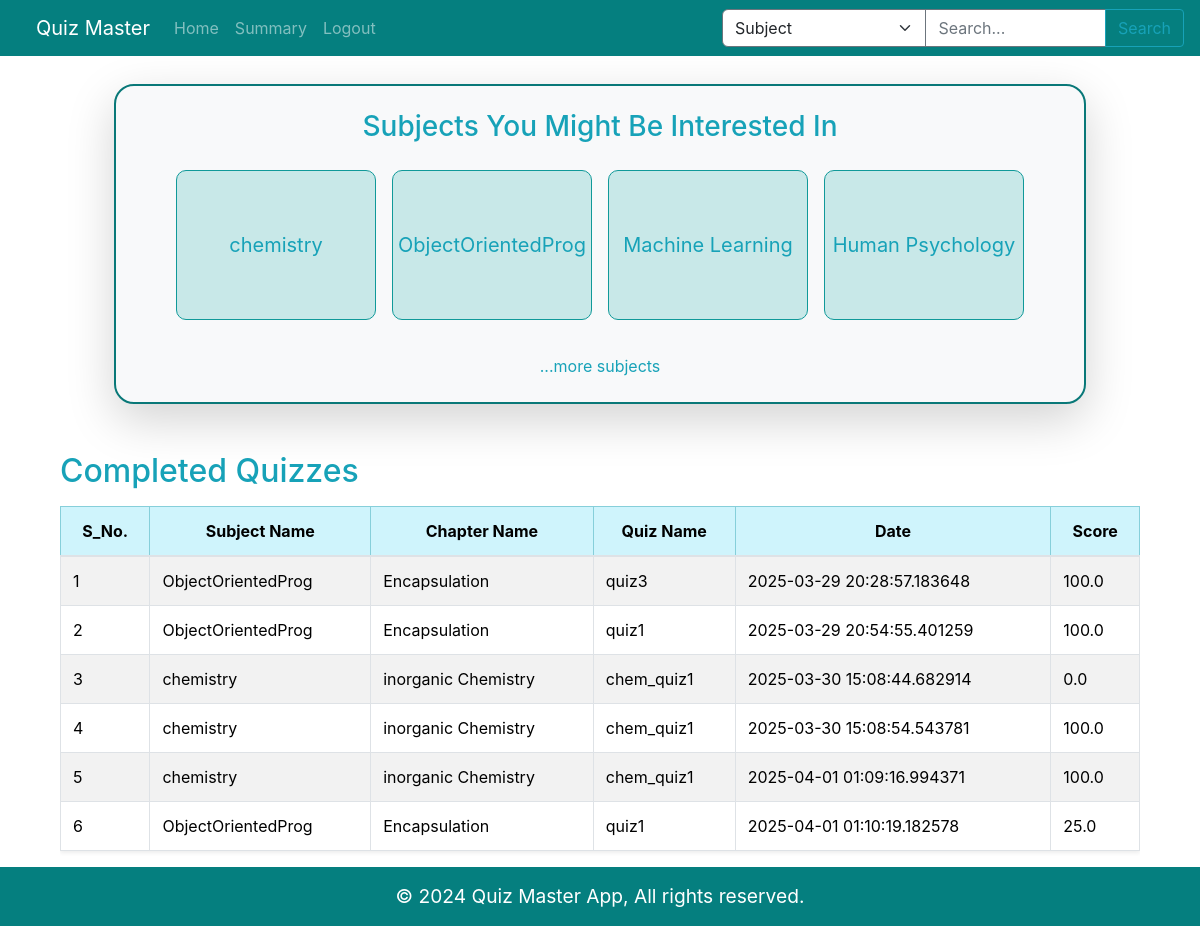
Page /customer_homepage (signed in) on the committed database.
### app/models.py (models this page shows)
class Subject(db.Model):
    __tablename__ = 'subject'
    sub_id = db.Column(db.String, primary_key=True, nullable=False)
    sub_name = db.Column(db.String, nullable=False)
    sub_desc = db.Column(db.String)
    chapters = db.relationship('Chapter', backref='subject', cascade='all, delete-orphan')
    questions = db.relationship('Question', backref='subject', cascade='all, delete-orphan')

class Score(db.Model):
    __tablename__ = 'score'
    score_id = db.Column(db.String, primary_key=True, nullable=False)
    q_id = db.Column(db.String, db.ForeignKey('quiz.q_id'), nullable=False)
    user_id = db.Column(db.String, db.ForeignKey('users.user_id'), nullable=False)
    time_stamp = db.Column(db.DateTime)
    total_score = db.Column(db.Float)

class Chapter(db.Model):
    __tablename__ = 'chapter'
    chp_id = db.Column(db.String, primary_key=True, nullable=False)
    chp_name = db.Column(db.String, nullable=False)
    chp_desc = db.Column(db.String)
    sub_id = db.Column(db.String, db.ForeignKey('subject.sub_id'), nullable=False)
    quizzes = db.relationship('Quiz', backref='chapter', cascade='all, delete-orphan')
    questions = db.relationship('Question', backref='chapter', cascade='all, delete-orphan')

class Quiz(db.Model):
    __tablename__ = 'quiz'
    q_id = db.Column(db.String, primary_key=True, nullable=False)
    q_name = db.Column(db.String, nullable=False)
    chp_id = db.Column(db.String, db.ForeignKey('chapter.chp_id'), nullable=False)
    sub_id = db.Column(db.String, db.ForeignKey('subject.sub_id'), nullable=False)
    date_of_quiz = db.Column(db.Date)
    time_dur = db.Column(db.Time)
    scores = db.relationship('Score', backref='quiz', cascade='all, delete-orphan')

### app/routes.py (the view)
@main.route('/customer_homepage',methods=['GET','POST'])
@login_required
@role_required('customer')
def customer_homepage():
    user=session['user_id']
    scores = db.session.query(
        Score.total_score,
        Quiz.q_name,
        Chapter.chp_name,
        Subject.sub_name,
        Score.time_stamp
    ).join(Quiz, Score.q_id == Quiz.q_id) \
     .join(Chapter, Quiz.chp_id == Chapter.chp_id) \
     .join(Subject, Quiz.sub_id == Subject.sub_id) \
     .filter(Score.user_id == user) \
     .all()
    subject_list = Subject.query.limit(4).all()
    return render_template('customer_home.html', subjects=subject_list, scores=scores)

### app/routes.py (called while the page is built)
def login_required(f):
    @wraps(f)
    def decorated_function(*args, **kwargs):
        if 'user_id' not in session:
            flash('Login to start !!','error')
            return redirect(url_for('main.login'))
        return f(*args, **kwargs)
    return decorated_function

def role_required(type):
    def decorator(f):
        @wraps(f)
        def decorated_function(*args, **kwargs):
            if session.get('user_type') != type:
                flash('Unauthorized access', 'error')
                return redirect(url_for('main.login'))
            return f(*args, **kwargs)
        return decorated_function
    return decorator

### app/templates/customer_home.html (shortened to what this page needs)
{% extends 'layout.html' %}
{% block content %}
<div class="container mt-4">
    <div class="big_box p-4 shadow-lg">
        <h3 class="mb-3 text-center text-info">Subjects You Might Be Interested In</h3>
        <div class="recent_subject d-flex flex-wrap justify-content-center gap-3 mb-4">
            {% for sub in subjects %}
            <div class="flex d-flex align-items-center justify-content-center">
                <a href="{{ url_for('main.subject', sub_id=sub.sub_id) }}"
                   class="text-decoration-none text-info fs-5">
                    {{ sub.sub_name }}
                </a>
            </div>
            {% endfor %}
        </div>
        <a href="{{ url_for('main.subject_list') }}" class="text-info d-block text-center mt-2">...more subjects</a>
    </div>
    <h2 class="mb-3 mt-5 text-info">Completed Quizzes</h2>
    <div class="table-responsive">
        <table class="table table-striped table-bordered table-hover shadow-sm">
            <thead class="table-info">
                <tr class="text-center">
                    <th>S_No.</th>
                    <th>Subject Name</th>
                    <th>Chapter Name</th>
                    <th>Quiz Name</th>
                    <th>Date</th>
                    <th>Score</th>
                </tr>
            </thead>
            <tbody>
                {% if scores %}
                {% for score in scores %}
                    <tr>
                        <td>{{ loop.index }}</td>
                        <td>{{ score.sub_name }}</td>
                        <td>{{ score.chp_name }}</td>
                        <td>{{ score.q_name }}</td>
                        <td>{{ score.time_stamp }}</td>
                        <td>{{ score.total_score }}</td>
                    </tr>
                {% endfor %}
                {% else %}
                    <tr>
                        <td colspan="6" class="text-muted fs-5">No Quizzes Attempted Yet</td>
                    </tr>
                {% endif %}
            </tbody>
        </table>
    </div>
</div>
{% endblock %}

### app/templates/layout.html (shortened to what this page needs)
<!DOCTYPE html>
<html lang="en">
<head>
    <link href="https://cdn.jsdelivr.net/npm/bootstrap@5.3.2/dist/css/bootstrap.min.css" rel="stylesheet">
    <link rel="stylesheet" href="https://cdnjs.cloudflare.com/ajax/libs/font-awesome/6.5.2/css/all.min.css" />
    <link rel="stylesheet" href="https://maxcdn.bootstrapcdn.com/bootstrap/4.5.2/css/bootstrap.min.css">
</head>
<body>
    {% include 'nav.html' %}
    <div class="container">
        {% block content %}
        {% endblock %}
    </div>
    <footer class="footer">
        © 2024 Quiz Master App, All rights reserved.
    </footer>
</body>
</html>

### app/templates/nav.html (shortened to what this page needs)
<nav class="navbar navbar-expand-lg navbar-dark fixed-top" style="background-color: rgb(5, 127, 127);">
    <a class="navbar-brand" href="/" style="margin-left: 20px;">Quiz Master</a>
    <div class="collapse navbar-collapse" id="navbarNav">
      <ul class="navbar-nav">
        {% if session.get('user_id') %}
          {% if session.get('user_type') == 'customer' %}
            <li class="nav-item">
              <a class="nav-link" href="{{ url_for('main.customer_homepage') }}">Home</a>
            </li>
            <li class="nav-item">
              <a class="nav-link" href="{{url_for('main.user_summary')}}">Summary</a>
            </li>
          {% endif %}
            <li class="nav-item">
              <a class="nav-link" href="{{ url_for('main.logout') }}">Logout</a>
            </li>
        {% endif %}
      </ul>
      {% if session.get('user_id') %}
      {% if session.get('user_type') == 'admin' %}
      <form class="d-flex ms-auto" action="{{ url_for('main.search') }}" method="GET">
        <div class="input-group">
            <select name="filter" class="form-select bg-white border-secondary">
                <option value="subject">Subject</option>
                <option value="quiz">Quiz</option>
                <option value="chapter">Chapter</option>
                <option value="user">User</option>
            </select>
            <input class="form-control border-secondary" type="text" name="query" placeholder="Search..." aria-label="Search">
            <button class="btn btn-outline-info" type="submit">Search</button>
        </div>
      </form>
      {% else %}
      <form class="d-flex ms-auto" action="{{ url_for('main.search') }}" method="GET">
        <div class="input-group">
            <select name="filter" class="form-select bg-white border-secondary">
                <option value="subject">Subject</option>
            </select>
            <input class="form-control border-secondary" type="text" name="query" placeholder="Search..." aria-label="Search">
            <button class="btn btn-outline-info" type="submit">Search</button>
        </div>
      </form>
      {% endif %}
      {% endif %}
    </div>
  </nav>

### app/templates/layout.html (style rules this page uses)
body { display: flex; flex-direction: column; }
.container { flex-grow: 1; }
.footer { background-color: rgb(5, 127, 127); color: white; padding: 15px 10px; text-align: center; width: 100%; height: 80px; font-size: larger; }

### app/templates/customer_home.html (style rules this page uses)
.big_box { border: 2px solid rgb(9, 120, 120); border-radius: 20px; text-align: center; width: 90%; max-width: 1100px; margin: auto; background-color: #f8f9fa; }
.recent_subject { margin-bottom: 30px; padding: 10px; gap: 10px; }
.flex { border: 1px solid rgb(16, 153, 153); background-color: rgb(200, 232, 232); border-radius: 10px; height: 150px; width: 200px; transition: transform 0.2s; }

### rows in the picture
Subject: sub_name "chemistry"
Subject: sub_name "ObjectOrientedProg"
Subject: sub_name "Machine Learning"
Subject: sub_name "Human Psychology"
Score: sub_name "ObjectOrientedProg", chp_name "Encapsulation", q_name "quiz3", time_stamp "2025-03-29 20:28:57.183648", total_score "100.0"
Score: sub_name "ObjectOrientedProg", chp_name "Encapsulation", q_name "quiz1", time_stamp "2025-03-29 20:54:55.401259", total_score "100.0"
Score: sub_name "chemistry", chp_name "inorganic Chemistry", q_name "chem_quiz1", time_stamp "2025-03-30 15:08:44.682914", total_score "0.0"
Score: sub_name "chemistry", chp_name "inorganic Chemistry", q_name "chem_quiz1", time_stamp "2025-03-30 15:08:54.543781", total_score "100.0"
Score: sub_name "chemistry", chp_name "inorganic Chemistry", q_name "chem_quiz1", time_stamp "2025-04-01 01:09:16.994371", total_score "100.0"
Score: sub_name "ObjectOrientedProg", chp_name "Encapsulation", q_name "quiz1", time_stamp "2025-04-01 01:10:19.182578", total_score "25.0"
